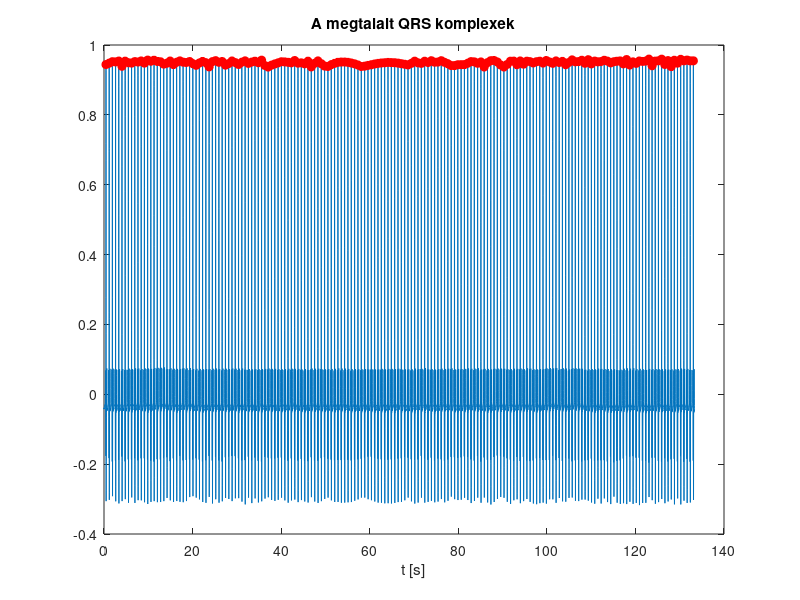

The MATLAB script that drew this image:
clear all;
clc;

%% PARAMETEREK
load('ekg.mat'); %szurt EKG jel (data, N, fs)
L=10;            %integralo ablak hossza
fmax=5;          %ennel magasabb szivfrekvenciat nem varunk (Hz)
RRlim=0.65;      %ha kicsi a csucs, de legalabb ennyivel kovet egy R csucsot, akkor R-nek minositjuk (s)
maxD=50;         %data es y kozti kesleltetes ennel nem nagyobb

%% ELOFELDOLGOZAS
y=-data(1:end-4)-2*data(2:end-3)+2*data(4:end-1)+data(5:end); %derivalas
y=y.^2; %negyzetre emeles
y=filter(ones(1,L)/L,1,y); %mozgoablakos integralas

%% CSUCSOK KERESESE, TUL GYAKORIAK ELTAVOLITASA
peaks=find(([0;diff(y)]>0).*([diff(y);0]<0));
dp=find(diff(peaks)<fs/fmax);
while ~isempty(dp)
    peaks(dp+((y(peaks(dp))-y(peaks(dp+1)))>0))=[];
    dp=find(diff(peaks)<fs/fmax);
end

%% ADAPTIV KUSZOBOZES, QRS CSUCSOK KIVALOGATASA
qrs=1;
SPKI=y(peaks(1));
NPKI=0;
RR(1:5)=RRlim;
for ii=1:length(peaks)
    RRavg=mean(RR);
    THRI=3/4*NPKI+1/4*SPKI;
    rr=(peaks(ii)-qrs(end))/fs;
    if (y(peaks(ii))>THRI) || (y(peaks(ii))>THRI/2 && rr>max(1.5*RRavg,RRlim))
        if rr<RRlim
            d=diff(y(qrs(end):peaks(ii)));
            if max(d)<-0.8*min(d)
                NPKI=7/8*NPKI+1/8*y(peaks(ii));
                continue;
            end
        end
        qrs=[qrs peaks(ii)];
        if(y(peaks(ii))>THRI)
            SPKI=7/8*SPKI+1/8*y(peaks(ii));
        else
            SPKI=3/4*SPKI+1/4*y(peaks(ii));
        end
        if rr>0.9*RRavg && rr<1.2*RRavg
            RR=[rr RR(1:end-1)];
        end
    else
        NPKI=7/8*NPKI+1/8*y(peaks(ii));
    end
end
qrs=qrs(3:end);

%% ELTOLAS A FELDOLGOZASI KESLELTETESSEL
for ii=1:length(qrs)
    l=max(1,qrs(ii)-maxD);
    r=min(N,qrs(ii)+maxD);
    [m ind]=max(data(l:r));
    qrs(ii)=l+ind(1)-1;
end

%% ABRAZOLAS
fprintf('A talalt QRS komplexek szama %u.\n\n',length(qrs));
plot((0:N-1)/fs,data);
hold on;
plot((qrs-1)/fs,data(qrs),'ro','MarkerFaceColor','r');
hold off;
xlabel('t [s]');
title('A megtalalt QRS komplexek');
